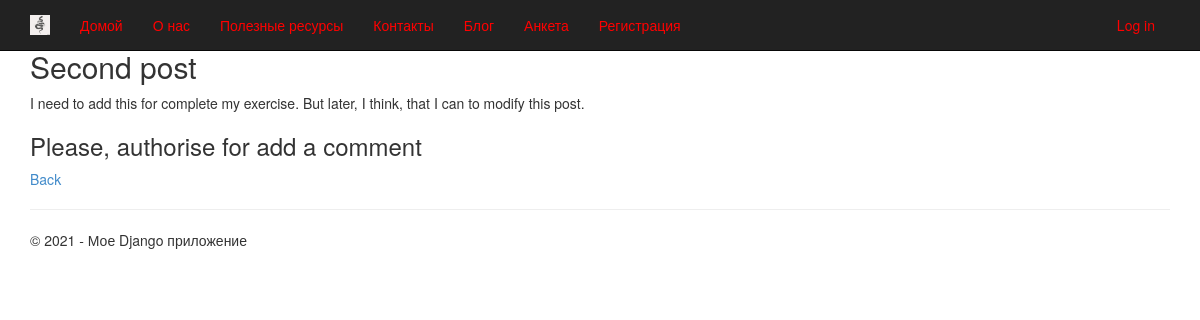
Page /2/ on the committed database.
### app/models.py (models this page shows, shortened)
class Blog(models.Model):
    title = models.CharField(max_length=100, unique_for_date='posted', verbose_name='Article')
    description = models.TextField(verbose_name='Synopsis') # Synopsis = short description
    content = models.TextField(verbose_name='Full description')
    posted = models.DateTimeField(default=datetime.now(), db_index=True, verbose_name='Publicated')
    author = models.ForeignKey(User, null=True, blank=True, on_delete = models.SET_NULL, verbose_name = "Author")
    class Meta:
        db_table = 'Posts'                  # name of the DB table
        ordering = ['-posted']              # order of sort data in model ("-" - descending)
        verbose_name = 'blog post'          # name that can we see in administration module
        verbose_name_plural = 'blog post'   # for all posts in blog

### app/views.py (the view)
# urls.py: url(r'^(?P<parametr>\d+)/$', app.views.blogpost, name='blogpost'),
def blogpost(request, parametr):
    post_1 = Blog.objects.get(id=parametr)      # query for choose specific post by parametr
    comments = Comment.objects.filter(post=parametr)
    if request.method == 'POST': # after send data to server by method - POST
        form = CommentForm(request.POST)
        if form.is_valid():
            comment_f = form.save(commit=False)
            comment_f.author = request.user # добавляем (так как этого поля нет в форме) в модель Комментария (Comment)
            comment_f.date = datetime.now() # добавляем в модель Комментария (Comment) текущую дату
            comment_f.post = Blog.objects.get(id=parametr) # добавляем в модель Комментария (Comment) статью, для которой данный комментарий
            comment_f.save() # сохраняем изменения после добавления полей
            return redirect('blogpost', parametr=post_1.id) # переадресация на ту же страницу статьи после отправки комментария
    else:
        form = CommentForm() # создание формы для ввода комментария
    assert isinstance(request, HttpRequest)
    return render(
        request,
        'app/blogpost.html',
        {
            'post_1': post_1,             # transfer specific post for template of web-page
            'comments': comments,
            'form': form,
            'year': datetime.now().year,
        }
    )

### app/templates/app/blogpost.html (shortened to what this page needs)
﻿{% extends "app/layout.html" %}
{% block content %}
    <h2> {{ post_1.title }}</h2>
    <p> {{ post_1.content|linebreaksbr }} </p>
    {% if user.is_authenticated %}
        <h3>Add Comment</h3>
        <form method="post">
            {% csrf_token %}        # protect from CSRF attacks
            <div>
                {{ form.as_p }}
                <button type="submit" class="save btn btn-default">Send Comment</button>
            </div>
        </form>
    {% else %}
        <h3>Please, authorise for add a comment</h3>
    {% endif %}
    <p><a href="{% url 'blog' %}"> Back </a></p>
{% endblock %}

### app/static/app/content/site.css (style rules this page uses)
body { padding-top: 10px; padding-bottom: 10px; }

### rows in the picture
Blog: title "Second post", content "I need to add this for complete my exercise. But later, I think, that I can to modify this post."
